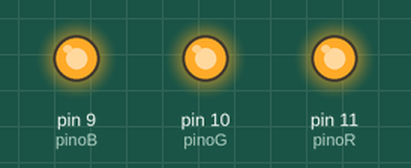
Bench run of a sketch on a simulated Arduino Uno, built with avr-gcc and run on an emulated ATmega328P. Shown: output pins drawn as LEDs (lit = HIGH).

Above: at 12.8 s.
Timing chart, 0 to 14.3 s (numbered marks = the images above):
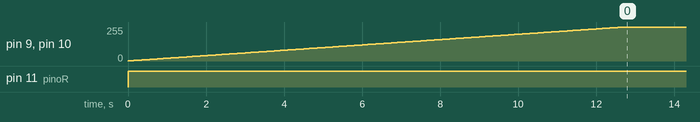

The sketch:

sketch_sep13a.ino
```cpp
/*
PWM - Pulse Width Modulation
  Tecnica utilizada para emular uma saida analógica em pinos digitais.
Consiste em ligar e desligar o pino em um intervalo de tempo bem curto.
Modulando o tempo que o pino fica ligado em relação ao tempo desligado,
é possivel gerar qualquer voltagem de saída entre 0 e 5V .
  O arduíno tem esse recurso via hardware em pinos específicos.
  No caso do arduino uno são 6 pinos marcados com o símbolo ~.

  analogWrite(pinoPWM, Nível de Saída);
  Nível: 0 - 255

Led RGB
  São 3 leds encapsulados juntos, um vermelho, um verde e um azul.
  Existem 2 tipos: com o positivo comum e com o negativo comum.
  Variando a intensidade de cada led é possível gerar qualquer cor do sistema RGB.
*/

#define pinoB 9
#define pinoG 10
#define pinoR 11

//R -> B

#define lapse 50

int valR = 0;
int valG = 0;
int valB = 0;
unsigned long next=0;

bool stateR = true;
bool stateG = false;
bool stateB = false;

void setup() {
  pinMode(pinoR, OUTPUT);
  pinMode(pinoG, OUTPUT);
  pinMode(pinoB, OUTPUT);
}

void loop() {
  if(millis()>=next){

    if(stateR){
      valR--;
    }else valR++;

    if(stateG){
      valG--;
    }else valG++;

    if(stateB){
      valB--;
    }else valB++;

    analogWrite(pinoR, valR);
    analogWrite(pinoG, valG);
    analogWrite(pinoB, valB);

    if(valR>=255){
      valR = 255;
    }
    if(valG>=255){
      valG = 255;
    }
    if(valB>=255){
      valB = 255;
    }

    if(valR<=0) valR = 0;
    if(valG<=0) valG = 0;
    if(valB<=0) valB = 0;

    next+=lapse;
  }
}
```

Measured:
- by itself, pin 9 (pinoB), pin 10 (pinoG): moves from 0/255 to 255/255 over 12.7 s
- by itself, pin 11 (pinoR): LOW → HIGH at 0.00 s
